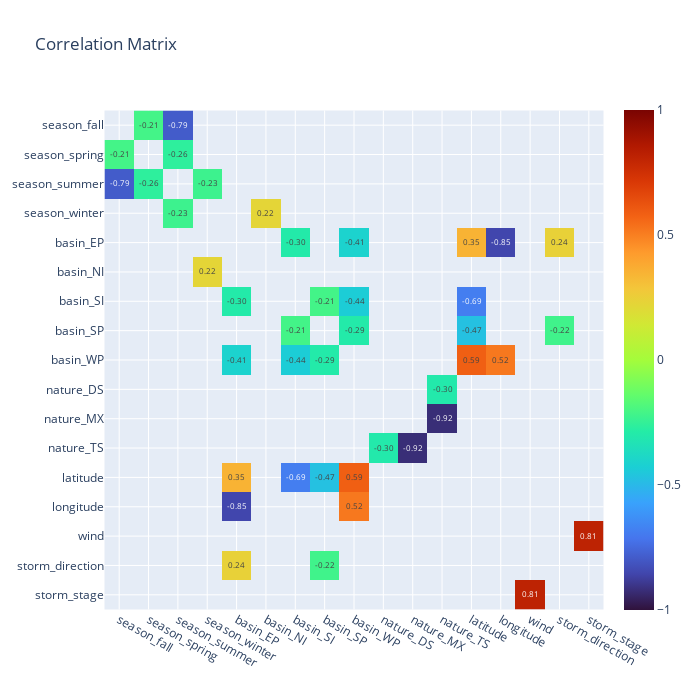

The notebook cell saved with this chart:
### Code cell
# Correlation matrix + heatmap using Plotly for the transformed data
# Checking the correlations to check our hypothesis before using the data with the ML Model
cm_df = encoded_df.corr()
cm_df = cm_df[((cm_df >= 0.2) | (cm_df <= -0.2)) & (cm_df != 1.00)]
cm_df = cm_df.dropna(how="all", axis=0).dropna(how="all", axis=1)

fig = px.imshow(
    cm_df,
    text_auto=".2f",
    zmin=-1,
    zmax=1,
    color_continuous_scale=px.colors.sequential.Turbo,
    title="Correlation Matrix Heatmap",
)

# Layout and show
fig.update_layout(
    title="Correlation Matrix",
    autosize=False,
    width=700,
    height=700,
)
fig.show()

### Figure 1 — Plotly figure (JSON) as saved in the notebook; plotly's stock layout.template omitted (floating-point values rounded to 4 significant figures; data arrays with more than 128 entries replaced by an {"elided": "..."} marker saying what was removed)
{"data": [{"coloraxis": "coloraxis", "hovertemplate": "x: %{x}<br>y: %{y}<br>color: %{z}<extra></extra>", "name": "0", "texttemplate": "%{z:.2f}", "type": "heatmap", "x": ["season_fall", "season_spring", "season_summer", "season_winter", "basin_EP", "basin_NI", "basin_SI", "basin_SP", "basin_WP", "nature_DS", "nature_MX", "nature_TS", "latitude", "longitude", "wind", "storm_direction", "storm_stage"], "xaxis": "x", "y": ["season_fall", "season_spring", "season_summer", "season_winter", "basin_EP", "basin_NI", "basin_SI", "basin_SP", "basin_WP", "nature_DS", "nature_MX", "nature_TS", "latitude", "longitude", "wind", "storm_direction", "storm_stage"], "yaxis": "y", "z": {"elided": "17x17 float values"}}], "layout": {"autosize": false, "coloraxis": {"cmax": 1, "cmin": -1, "colorscale": [[0, "#30123b"], [0.07143, "#4145ab"], [0.1429, "#4675ed"], [0.2143, "#39a2fc"], [0.2857, "#1bcfd4"], [0.3571, "#24eca6"], [0.4286, "#61fc6c"], [0.5, "#a4fc3b"], [0.5714, "#d1e834"], [0.6429, "#f3c63a"], [0.7143, "#fe9b2d"], [0.7857, "#f36315"], [0.8571, "#d93806"], [0.9286, "#b11901"], [1, "#7a0402"]]}, "height": 700, "title": {"text": "Correlation Matrix"}, "width": 700, "xaxis": {"anchor": "y", "constrain": "domain", "domain": [0, 1], "scaleanchor": "y"}, "yaxis": {"anchor": "x", "autorange": "reversed", "constrain": "domain", "domain": [0, 1]}}}
